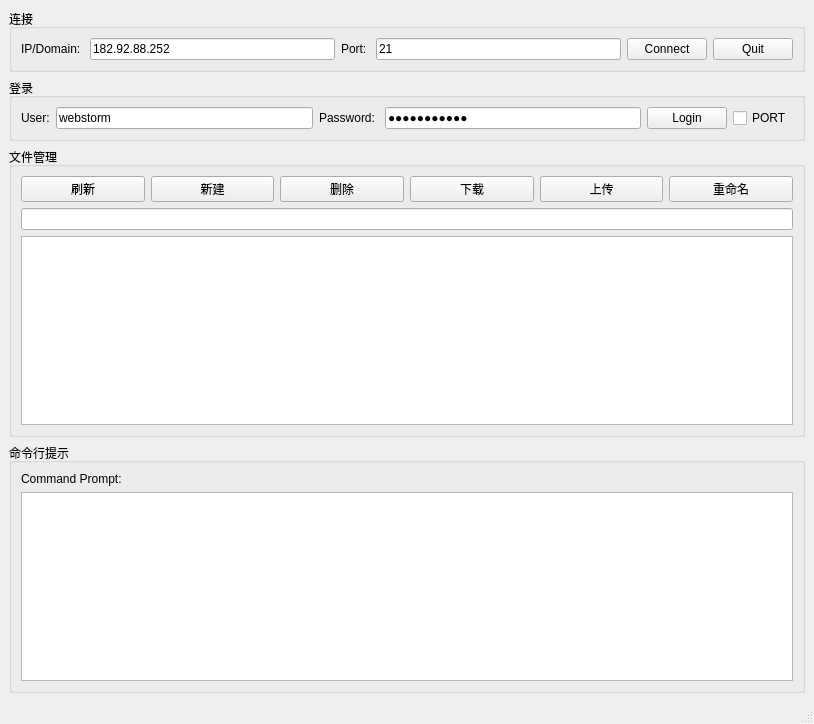
<?xml version="1.0" encoding="UTF-8"?>
<ui version="4.0">
 <class>Client</class>
 <widget class="QMainWindow" name="Client">
  <property name="geometry">
   <rect>
    <x>0</x>
    <y>0</y>
    <width>814</width>
    <height>724</height>
   </rect>
  </property>
  <property name="windowTitle">
   <string>Client</string>
  </property>
  <widget class="QWidget" name="centralwidget">
   <layout class="QVBoxLayout" name="verticalLayout_5">
    <item>
     <layout class="QVBoxLayout" name="verticalLayout_2">
      <item>
       <widget class="QGroupBox" name="connectBox">
        <property name="title">
         <string>连接</string>
        </property>
        <layout class="QHBoxLayout" name="horizontalLayout_8">
         <item>
          <layout class="QHBoxLayout" name="horizontalLayout_7">
           <item>
            <layout class="QHBoxLayout" name="horizontalLayout_5">
             <item>
              <widget class="QLabel" name="hostLabel">
               <property name="text">
                <string>IP/Domain: </string>
               </property>
              </widget>
             </item>
             <item>
              <widget class="QLineEdit" name="hostEditor">
               <property name="text">
                <string>182.92.88.252</string>
               </property>
              </widget>
             </item>
             <item>
              <widget class="QLabel" name="portLabel">
               <property name="text">
                <string>Port: </string>
               </property>
              </widget>
             </item>
             <item>
              <widget class="QLineEdit" name="portEditor">
               <property name="text">
                <string>21</string>
               </property>
              </widget>
             </item>
            </layout>
           </item>
           <item>
            <layout class="QHBoxLayout" name="horizontalLayout_3">
             <item>
              <widget class="QPushButton" name="connectButton">
               <property name="text">
                <string>Connect</string>
               </property>
              </widget>
             </item>
             <item>
              <widget class="QPushButton" name="quitButton">
               <property name="text">
                <string>Quit</string>
               </property>
              </widget>
             </item>
            </layout>
           </item>
          </layout>
         </item>
        </layout>
       </widget>
      </item>
      <item>
       <widget class="QGroupBox" name="loginBox">
        <property name="title">
         <string>登录</string>
        </property>
        <layout class="QVBoxLayout" name="verticalLayout">
         <item>
          <layout class="QHBoxLayout" name="horizontalLayout">
           <item>
            <layout class="QHBoxLayout" name="horizontalLayout_2">
             <item>
              <widget class="QLabel" name="userLabel">
               <property name="text">
                <string>User:</string>
               </property>
              </widget>
             </item>
             <item>
              <widget class="QLineEdit" name="userEditor">
               <property name="text">
                <string>webstorm</string>
               </property>
              </widget>
             </item>
             <item>
              <widget class="QLabel" name="passwordLabel">
               <property name="text">
                <string>Password: </string>
               </property>
              </widget>
             </item>
             <item>
              <widget class="QLineEdit" name="passwordEditor">
               <property name="text">
                <string>lyh26239231</string>
               </property>
               <property name="echoMode">
                <enum>QLineEdit::Password</enum>
               </property>
              </widget>
             </item>
            </layout>
           </item>
           <item>
            <layout class="QHBoxLayout" name="horizontalLayout_4">
             <item>
              <widget class="QPushButton" name="loginButton">
               <property name="text">
                <string>Login</string>
               </property>
              </widget>
             </item>
             <item>
              <widget class="QCheckBox" name="modeBox">
               <property name="text">
                <string>PORT</string>
               </property>
              </widget>
             </item>
            </layout>
           </item>
          </layout>
         </item>
        </layout>
       </widget>
      </item>
      <item>
       <widget class="QGroupBox" name="fileBox">
        <property name="title">
         <string>文件管理</string>
        </property>
        <layout class="QVBoxLayout" name="verticalLayout_4">
         <item>
          <layout class="QHBoxLayout" name="horizontalLayout_6">
           <item>
            <widget class="QPushButton" name="refreshButton">
             <property name="text">
              <string>刷新</string>
             </property>
            </widget>
           </item>
           <item>
            <widget class="QPushButton" name="newButton">
             <property name="text">
              <string>新建</string>
             </property>
            </widget>
           </item>
           <item>
            <widget class="QPushButton" name="deleteButton">
             <property name="text">
              <string>删除</string>
             </property>
            </widget>
           </item>
           <item>
            <widget class="QPushButton" name="downloadButton">
             <property name="text">
              <string>下载</string>
             </property>
            </widget>
           </item>
           <item>
            <widget class="QPushButton" name="uploadButton">
             <property name="text">
              <string>上传</string>
             </property>
            </widget>
           </item>
           <item>
            <widget class="QPushButton" name="renameButton">
             <property name="text">
              <string>重命名</string>
             </property>
            </widget>
           </item>
          </layout>
         </item>
         <item>
          <widget class="QLineEdit" name="pwdEdit">
           <property name="readOnly">
            <bool>true</bool>
           </property>
          </widget>
         </item>
         <item>
          <widget class="QTableView" name="fileView">
           <property name="editTriggers">
            <set>QAbstractItemView::NoEditTriggers</set>
           </property>
           <property name="selectionMode">
            <enum>QAbstractItemView::SingleSelection</enum>
           </property>
           <property name="selectionBehavior">
            <enum>QAbstractItemView::SelectRows</enum>
           </property>
           <property name="gridStyle">
            <enum>Qt::NoPen</enum>
           </property>
           <property name="sortingEnabled">
            <bool>true</bool>
           </property>
           <attribute name="verticalHeaderVisible">
            <bool>false</bool>
           </attribute>
           <attribute name="verticalHeaderDefaultSectionSize">
            <number>25</number>
           </attribute>
          </widget>
         </item>
        </layout>
       </widget>
      </item>
      <item>
       <widget class="QGroupBox" name="cmdBox">
        <property name="title">
         <string>命令行提示</string>
        </property>
        <layout class="QVBoxLayout" name="verticalLayout_3">
         <item>
          <widget class="QLabel" name="cmdLabel">
           <property name="text">
            <string>Command Prompt: </string>
           </property>
          </widget>
         </item>
         <item>
          <widget class="QTextEdit" name="cmdLine">
           <property name="readOnly">
            <bool>true</bool>
           </property>
           <property name="html">
            <string>&lt;!DOCTYPE HTML PUBLIC &quot;-//W3C//DTD HTML 4.0//EN&quot; &quot;http://www.w3.org/TR/REC-html40/strict.dtd&quot;&gt;
&lt;html&gt;&lt;head&gt;&lt;meta name=&quot;qrichtext&quot; content=&quot;1&quot; /&gt;&lt;style type=&quot;text/css&quot;&gt;
p, li { white-space: pre-wrap; }
&lt;/style&gt;&lt;/head&gt;&lt;body style=&quot; font-family:'SimSun'; font-size:9pt; font-weight:400; font-style:normal;&quot;&gt;
&lt;p style=&quot;-qt-paragraph-type:empty; margin-top:0px; margin-bottom:0px; margin-left:0px; margin-right:0px; -qt-block-indent:0; text-indent:0px; line-height:9px;&quot;&gt;&lt;br /&gt;&lt;/p&gt;&lt;/body&gt;&lt;/html&gt;</string>
           </property>
          </widget>
         </item>
        </layout>
       </widget>
      </item>
     </layout>
    </item>
   </layout>
  </widget>
  <widget class="QMenuBar" name="menubar">
   <property name="geometry">
    <rect>
     <x>0</x>
     <y>0</y>
     <width>814</width>
     <height>23</height>
    </rect>
   </property>
  </widget>
  <widget class="QStatusBar" name="statusbar"/>
 </widget>
 <tabstops>
  <tabstop>hostEditor</tabstop>
  <tabstop>portEditor</tabstop>
  <tabstop>connectButton</tabstop>
  <tabstop>quitButton</tabstop>
  <tabstop>userEditor</tabstop>
  <tabstop>passwordEditor</tabstop>
  <tabstop>loginButton</tabstop>
  <tabstop>cmdLine</tabstop>
 </tabstops>
 <resources/>
 <connections/>
</ui>
